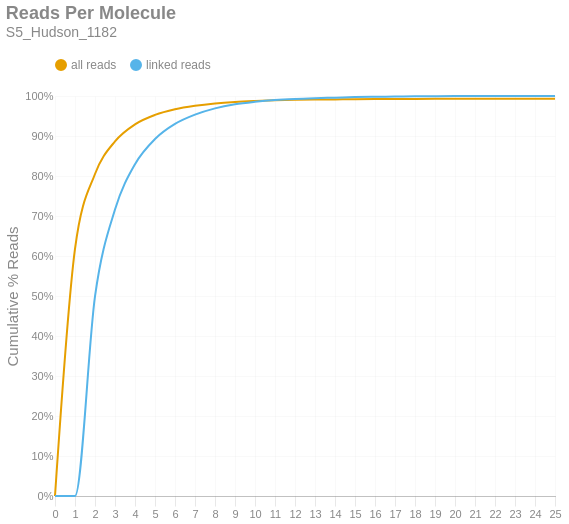

Notebook code cell kept with this figure:
### Markdown cell above
### Reads per Molecule
This chart shows the cumulative distribution of the number of reads per linked molecule. That is, how many alignments are associated with a unique molecule. This excludes the number of reads associated with invalid or absent linked-read barcodes. The `linked` histogram is the percentages recalculated when disregarding singletons.

### Code cell
if SKIPLR:
    print_html(f"Skipped")
else:
    counts = np.bincount(valids['reads'].cast(pl.Int64).to_numpy())
    weighted = counts * np.arange(len(counts))
    all_perc = weighted / n_reads
    linked_perc = weighted / n_linked_reads
    linked_perc[1] = 0
    binned_df = pl.DataFrame({
        'readsper': list(range(len(counts))),
        'all reads (cumsum)': np.cumsum(all_perc).tolist(),
        'linked reads (cumsum)': np.cumsum(linked_perc).tolist(),
    })

    with SafeRender(binned_df):
        (
            density_plot(binned_df, 'Reads Per Molecule', samplename, 'readspmol')
            .encode(
                x=alt.X('readsper:O', title=None).axis(labelAngle=0).scale(padding=0),
                y=alt.Y('value:Q', title='Cumulative % Reads').axis(format='%').stack(False),
                color=alt.Color("key:N").scale(domain=["all reads", "linked reads"]),
                tooltip=[
                    alt.Tooltip("key:N", title="Data Type"),
                    alt.Tooltip("readsper:O", title="Reads Per Molecule"),
                    alt.Tooltip("value:Q", format=".2%", title="% Reads (Cum.)")
                ]            
            )
        ).display()

### Figure 1 — Vega-Lite specification as saved in the notebook (floating-point values rounded to 4 significant figures)
{"width": "container", "height": 400, "config": {"title": {"anchor": "start", "dy": -15, "fontSize": 18, "color": "#888888", "subtitleColor": "#888888", "subtitleFontSize": 14}, "arc": {"fill": "#0072B2"}, "axis": {"domainColor": "#888888", "domainWidth": 0.5, "gridWidth": 0.2, "grid": false, "titleFontWeight": 400, "titleFontSize": 15, "labelFontSize": 11, "labelColor": "#888888", "tickColor": "#888888", "tickWidth": 0.2, "titleColor": "#888888"}, "axisBand": {"grid": false}, "axisX": {"grid": true, "tickSize": 10, "domainCap": "round"}, "axisY": {"domain": false, "grid": true, "tickSize": 0, "domainCap": "round"}, "background": "transparent", "header": {"labelFontSize": 15, "labelColor": "#888888", "titleFontSize": 15, "titleFontWeight": 600, "titleColor": "#888888"}, "legend": {"labelFont": "sans-serif", "labelFontSize": 12, "labelColor": "#888888", "symbolSize": 100, "symbolType": "circle", "titleFontSize": 12, "titlePadding": 10, "titleColor": "#888888", "title": null, "orient": "top"}, "range": {"category": ["#E69F00", "#56B4E9", "#009E73", "#F0E442", "#0072B2", "#D55E00", "#CC79A7", "#000000"], "diverging": ["#cfe8f3", "#a2d4ec", "#73bfe2", "#46abdb", "#1696d2", "#12719e"]}, "area": {"fill": "#0072B2", "fillOpacity": 0.7, "line": true, "strokeOpacity": 0.7}, "line": {"color": "#0072B2", "stroke": "#0072B2", "strokeWidth": 2}, "trail": {"color": "#0072B2", "stroke": "#0072B2", "strokeWidth": 0, "size": 1}, "point": {"filled": true, "fillOpacity": 1.0, "size": 95}, "text": {"color": "#888888", "fontSize": 11, "align": "right", "fontWeight": 400, "size": 11}, "bar": {"fill": "#0072B2", "stroke": null}, "view": {"stroke": null, "continuousWidth": 660, "continuousHeight": 400}}, "data": {"name": "data-5ea6c4abecf731c07b6c2f8cd563d366"}, "mark": {"type": "line", "interpolate": "monotone", "point": {"opacity": 0, "size": 275}}, "encoding": {"color": {"field": "key", "scale": {"domain": ["all reads", "linked reads"]}, "type": "nominal"}, "tooltip": [{"field": "key", "title": "Data Type", "type": "nominal"}, {"field": "readsper", "title": "Reads Per Molecule", "type": "ordinal"}, {"field": "value", "format": ".2%", "title": "% Reads (Cum.)", "type": "quantitative"}], "x": {"axis": {"labelAngle": 0}, "field": "readsper", "scale": {"padding": 0}, "title": null, "type": "ordinal"}, "y": {"axis": {"format": "%"}, "field": "value", "stack": false, "title": "Cumulative % Reads", "type": "quantitative"}}, "params": [{"name": "param_c36ac31b6afebe62", "select": {"type": "point", "fields": ["key"]}, "bind": "legend"}], "title": {"text": "Reads Per Molecule", "subtitle": "S5_Hudson_1182"}, "transform": [{"fold": ["all reads (cumsum)", "linked reads (cumsum)"]}, {"calculate": "replace(datum.key, ' (cumsum)', '')", "as": "key"}, {"filter": {"param": "param_c36ac31b6afebe62"}}], "usermeta": {"embedOptions": {"downloadFileName": "S5_Hudson_1182.readspmol"}}, "$schema": "https://vega.github.io/schema/vega-lite/v6.1.0.json", "datasets": {"data-5ea6c4abecf731c07b6c2f8cd563d366": [{"readsper": 0, "all reads (cumsum)": 0.0, "linked reads (cumsum)": 0.0}, {"readsper": 1, "all reads (cumsum)": 0.6178, "linked reads (cumsum)": 0.0}, {"readsper": 2, "all reads (cumsum)": 0.805, "linked reads (cumsum)": 0.4989}, {"readsper": 3, "all reads (cumsum)": 0.8866, "linked reads (cumsum)": 0.7162}, {"readsper": 4, "all reads (cumsum)": 0.9291, "linked reads (cumsum)": 0.8296}, {"readsper": 5, "all reads (cumsum)": 0.9527, "linked reads (cumsum)": 0.8924}, {"readsper": 6, "all reads (cumsum)": 0.9669, "linked reads (cumsum)": 0.9302}, {"readsper": 7, "all reads (cumsum)": 0.9756, "linked reads (cumsum)": 0.9533}, {"readsper": 8, "all reads (cumsum)": 0.9814, "linked reads (cumsum)": 0.969}, {"readsper": 9, "all reads (cumsum)": 0.9852, "linked reads (cumsum)": 0.9792}, {"readsper": 10, "all reads (cumsum)": 0.9876, "linked reads (cumsum)": 0.9854}, {"readsper": 11, "all reads (cumsum)": 0.9893, "linked reads (cumsum)": 0.9899}, {"readsper": 12, "all reads (cumsum)": 0.9903, "linked reads (cumsum)": 0.9927}, {"readsper": 13, "all reads (cumsum)": 0.991, "linked reads (cumsum)": 0.9945}, {"readsper": 14, "all reads (cumsum)": 0.9915, "linked reads (cumsum)": 0.9958}, {"readsper": 15, "all reads (cumsum)": 0.992, "linked reads (cumsum)": 0.9972}, {"readsper": 16, "all reads (cumsum)": 0.9923, "linked reads (cumsum)": 0.998}, {"readsper": 17, "all reads (cumsum)": 0.9925, "linked reads (cumsum)": 0.9986}, {"readsper": 18, "all reads (cumsum)": 0.9928, "linked reads (cumsum)": 0.9993}, {"readsper": 19, "all reads (cumsum)": 0.9929, "linked reads (cumsum)": 0.9996}, {"readsper": 20, "all reads (cumsum)": 0.993, "linked reads (cumsum)": 0.9997}, {"readsper": 21, "all reads (cumsum)": 0.993, "linked reads (cumsum)": 0.9999}, {"readsper": 22, "all reads (cumsum)": 0.993, "linked reads (cumsum)": 0.9999}, {"readsper": 23, "all reads (cumsum)": 0.993, "linked reads (cumsum)": 0.9999}, {"readsper": 24, "all reads (cumsum)": 0.993, "linked reads (cumsum)": 0.9999}, {"readsper": 25, "all reads (cumsum)": 0.9931, "linked reads (cumsum)": 1.0}]}}
